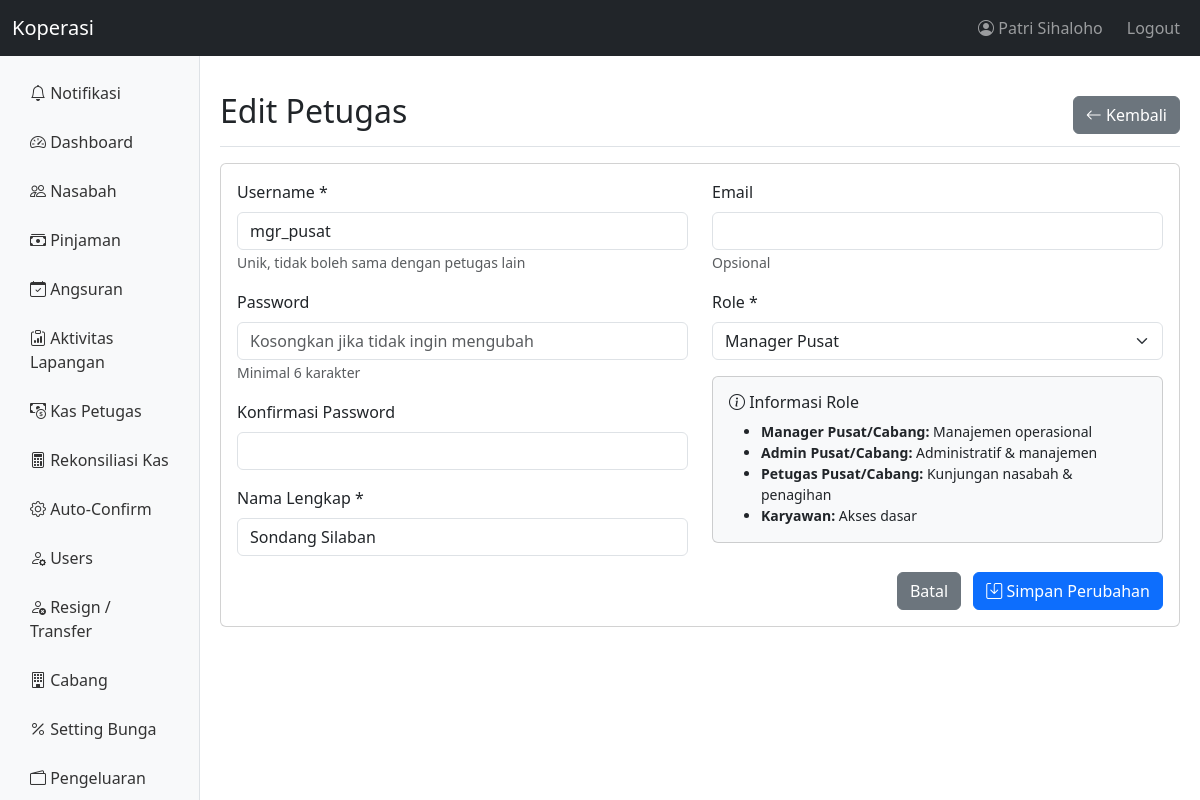
The app's page /pages/petugas/edit.php?id=2 (signed in) with its own data.
### tables this page shows
CREATE TABLE `users` (
  `id` int(11) NOT NULL AUTO_INCREMENT,
  `username` varchar(50) NOT NULL,
  `password` varchar(255) NOT NULL,
  `nama` varchar(100) NOT NULL,
  `ktp` varchar(16) DEFAULT NULL COMMENT 'NIK KTP - identitas global via db_orang',
  `email` varchar(100) DEFAULT NULL,
  `telp` varchar(20) DEFAULT NULL,
  `role` varchar(50) NOT NULL DEFAULT 'teller',
  `owner_bos_id` int(10) unsigned DEFAULT NULL,
  `cabang_id` int(11) DEFAULT NULL,
  `derived_permissions` longtext DEFAULT NULL CHECK (json_valid(`derived_permissions`)),
  `status` enum('aktif','nonaktif') NOT NULL DEFAULT 'aktif',
  `created_at` timestamp NOT NULL DEFAULT current_timestamp(),
  `updated_at` timestamp NOT NULL DEFAULT current_timestamp() ON UPDATE current_timestamp(),
  `limit_kasbon` decimal(12,0) DEFAULT 0,
  `gaji` decimal(12,0) DEFAULT 0,
  `tanggal_lahir` date DEFAULT NULL,
  `tanggal_masuk` date DEFAULT NULL,
  `db_orang_person_id` int(11) DEFAULT NULL,
  `totp_secret` varchar(64) DEFAULT NULL,
  `totp_enabled` tinyint(1) DEFAULT 0,
  `totp_verified_at` timestamp NULL DEFAULT NULL,
  `phone_2fa` varchar(20) DEFAULT NULL,
  PRIMARY KEY (`id`),
  UNIQUE KEY `username` (`username`),
  KEY `idx_owner_bos_id` (`owner_bos_id`),
  KEY `idx_db_orang_person` (`db_orang_person_id`),
  KEY `idx_users_ktp` (`ktp`),
  KEY `idx_users_cabang` (`cabang_id`),
  KEY `idx_users_owner_bos` (`owner_bos_id`),
  KEY `idx_users_role_status` (`role`,`status`),
  KEY `idx_users_id` (`id`),
  CONSTRAINT `fk_users_cabang` FOREIGN KEY (`cabang_id`) REFERENCES `cabang` (`id`) ON DELETE SET NULL ON UPDATE CASCADE,
  CONSTRAINT `fk_users_db_orang_person` FOREIGN KEY (`db_orang_person_id`) REFERENCES `db_orang`.`people` (`id`) ON DELETE SET NULL ON UPDATE CASCADE
);

### config/path.php (called while the page is built, shortened)
<?php
function baseUrl($path = '') {
    return BASE_URL . '/' . ltrim($path, '/');
}

### config/session.php (called while the page is built, shortened)
<?php
require_once __DIR__ . '/path.php';
function isLoggedIn() {
    return isset($_SESSION['user_id']);
}
function getCurrentUser() {
    $user = query("SELECT * FROM users WHERE id = ?", [$_SESSION['user_id']]);
    return $user[0] ?? null;
}

### config/database.php (called while the page is built, shortened)
<?php
require_once __DIR__ . '/path.php';
$mysql_socket = PHP_OS === 'WINNT' ? null : '/opt/lampp/var/mysql/mysql.sock';
$conn = new mysqli(DB_KEWER_HOST, DB_KEWER_USER, DB_KEWER_PASS, DB_KEWER_NAME, 3306, $mysql_socket);
$conn->set_charset("utf8mb4");
function query($sql, $params = []) {
    global $conn;
    $sql_trimmed = strtoupper(ltrim($sql));
    if (empty($params)) {
        $result = mysqli_query($conn, $sql);
        if (strpos($sql_trimmed, 'SELECT') === 0) {
            $data = [];
            while ($row = mysqli_fetch_assoc($result)) {
                $data[] = $row;
            }
            return $data;
        }
        return mysqli_affected_rows($conn);
    }
    $stmt = $conn->prepare($sql);
    $types = str_repeat('s', count($params));
    $stmt->bind_param($types, ...$params);
    $stmt->execute();
    if (strpos($sql_trimmed, 'SELECT') === 0) {
        $result = $stmt->get_result();
        $data = [];
        while ($row = $result->fetch_assoc()) {
            $data[] = $row;
        }
        return $data;
    }
    return $stmt->affected_rows;
}

### includes/functions.php (called while the page is built, shortened)
<?php
require_once __DIR__ . '/../config/database.php';
require_once __DIR__ . '/../config/session.php';
function hasPermission($permission_code) {
    $user = getCurrentUser();
    if ($user['role'] === 'bos') {
        return true;
    }
    return false;
}

### pages/petugas/edit.php (the view, shortened to what this page needs)
<?php
require_once __DIR__ . '/../../config/path.php';
require_once BASE_PATH . '/includes/functions.php';
require_once BASE_PATH . '/config/database.php';
$id = $_GET['id'];
$petugas = query("SELECT * FROM users WHERE id = ?", [$id]);
$petugas = $petugas[0];
?>
<!DOCTYPE html>
<html lang="id">
<head>
    <link href="https://cdn.jsdelivr.net/npm/bootstrap@5.3.0/dist/css/bootstrap.min.css" rel="stylesheet">
    <link href="https://cdn.jsdelivr.net/npm/bootstrap-icons@1.10.0/font/bootstrap-icons.css" rel="stylesheet">
</head>
<body>
    <div class="main-container">
        <?php require_once BASE_PATH . '/includes/sidebar.php'; ?>
        <main class="content-area">
                <div class="d-flex justify-content-between flex-wrap flex-md-nowrap align-items-center pt-3 pb-2 mb-3 border-bottom">
                    <h1 class="h2">Edit Petugas</h1>
                    <a href="index.php" class="btn btn-secondary">
                        <i class="bi bi-arrow-left"></i> Kembali
                    </a>
                </div>
                <div class="card">
                    <div class="card-body">
                        <form method="POST">
                            <div class="row">
                                <div class="col-md-6">
                                    <div class="mb-3">
                                        <label class="form-label">Username *</label>
                                        <input type="text" name="username" class="form-control" value="<?php echo $petugas['username']; ?>" required>
                                        <small class="form-text">Unik, tidak boleh sama dengan petugas lain</small>
                                    </div>
                                    <div class="mb-3">
                                        <label class="form-label">Password</label>
                                        <input type="password" name="password" class="form-control" placeholder="Kosongkan jika tidak ingin mengubah">
                                        <small class="form-text">Minimal 6 karakter</small>
                                    </div>
                                    <div class="mb-3">
                                        <label class="form-label">Konfirmasi Password</label>
                                        <input type="password" name="confirm_password" class="form-control">
                                    </div>
                                    <div class="mb-3">
                                        <label class="form-label">Nama Lengkap *</label>
                                        <input type="text" name="nama" class="form-control" value="<?php echo $petugas['nama']; ?>" required>
                                    </div>
                                </div>
                                <div class="col-md-6">
                                    <div class="mb-3">
                                        <label class="form-label">Email</label>
                                        <input type="email" name="email" class="form-control" value="<?php echo $petugas['email']; ?>">
                                        <small class="form-text">Opsional</small>
                                    </div>
                                    <div class="mb-3">
                                        <label class="form-label">Role *</label>
                                        <select name="role" class="form-select" id="roleSelect" required>
                                            <option value="manager_pusat" <?php echo $petugas['role'] === 'manager_pusat' ? 'selected' : ''; ?>>Manager Pusat</option>
                                        </select>
                                    </div>
                                    <div class="card bg-light">
                                        <div class="card-body">
                                            <h6><i class="bi bi-info-circle"></i> Informasi Role</h6>
                                            <ul class="mb-0 small">
                                                <li><strong>Manager Pusat/Cabang:</strong> Manajemen operasional</li>
                                                <li><strong>Admin Pusat/Cabang:</strong> Administratif & manajemen</li>
                                                <li><strong>Petugas Pusat/Cabang:</strong> Kunjungan nasabah & penagihan</li>
                                                <li><strong>Karyawan:</strong> Akses dasar</li>
                                            </ul>
                                        </div>
                                    </div>
                                </div>
                            </div>
                            <div class="text-end">
                                <a href="index.php" class="btn btn-secondary me-2">Batal</a>
                                <button type="submit" class="btn btn-primary">
                                    <i class="bi bi-save"></i> Simpan Perubahan
                                </button>
                            </div>
                        </form>
                    </div>
                </div>
            </main>
        </div>
</body>
</html>

### includes/sidebar.php (shortened to what this page needs)
<?php
$user = getCurrentUser();
$role = $user['role'] ?? '';
$current_page = $_SERVER['PHP_SELF'];
function isCurrentPage($current, $path) {
    $current = str_replace('\\', '/', $current);
    $path = str_replace('\\', '/', $path);
    return strpos($current, $path) !== false;
}
function safeHasPermission($permission_code) {
    try {
        return hasPermission($permission_code);
    } catch (Exception $e) {
        return false;
    }
}
?>
<nav class="navbar navbar-expand-lg navbar-dark bg-dark">
    <div class="container-fluid">
        <a class="navbar-brand" href="<?php echo baseUrl('dashboard.php'); ?>"><?php echo defined('APP_NAME') ? APP_NAME : 'Kewer'; ?></a>
        <div class="navbar-nav ms-auto">
            <span class="navbar-text me-3">
                <i class="bi bi-person-circle"></i> <?php echo htmlspecialchars($user['nama']); ?>
            </span>
            <a class="nav-link" href="<?php echo baseUrl('logout.php'); ?>">Logout</a>
        </div>
    </div>
</nav>
<nav class="sidebar">
    <ul class="nav flex-column">
            <?php if ($role !== 'appOwner'): ?>
            <li class="nav-item">
                <a class="nav-link position-relative <?php echo isCurrentPage($current_page, '/pages/notifikasi/index.php') ? 'active' : ''; ?>" href="<?php echo baseUrl('pages/notifikasi/index.php'); ?>">
                    <i class="bi bi-bell"></i> Notifikasi
                </a>
            </li>
            <?php endif; ?>
            <li class="nav-item">
                <a class="nav-link <?php echo strpos($current_page, 'dashboard.php') !== false ? 'active' : ''; ?>" href="<?php echo baseUrl('dashboard.php'); ?>">
                    <i class="bi bi-speedometer2"></i> Dashboard
                </a>
            </li>
            <?php if (safeHasPermission('nasabah.read')): ?>
            <li class="nav-item">
                <a class="nav-link <?php echo isCurrentPage($current_page, '/pages/nasabah/index.php') ? 'active' : ''; ?>" href="<?php echo baseUrl('pages/nasabah/index.php'); ?>">
                    <i class="bi bi-people"></i> Nasabah
                </a>
            </li>
            <?php endif; ?>
            <?php if (safeHasPermission('pinjaman.read')): ?>
            <li class="nav-item">
                <a class="nav-link <?php echo isCurrentPage($current_page, '/pages/pinjaman/index.php') ? 'active' : ''; ?>" href="<?php echo baseUrl('pages/pinjaman/index.php'); ?>">
                    <i class="bi bi-cash-stack"></i> Pinjaman
                </a>
            </li>
            <?php endif; ?>
            <?php if (safeHasPermission('angsuran.read')): ?>
            <li class="nav-item">
                <a class="nav-link <?php echo isCurrentPage($current_page, '/pages/angsuran/index.php') ? 'active' : ''; ?>" href="<?php echo baseUrl('pages/angsuran/index.php'); ?>">
                    <i class="bi bi-calendar-check"></i> Angsuran
                </a>
            </li>
            <?php endif; ?>
            <?php if (safeHasPermission('angsuran.read')): ?>
            <li class="nav-item">
                <a class="nav-link <?php echo isCurrentPage($current_page, '/pages/field_activities/index.php') ? 'active' : ''; ?>" href="<?php echo baseUrl('pages/field_activities/index.php'); ?>">
                    <i class="bi bi-clipboard-data"></i> Aktivitas Lapangan
                </a>
            </li>
            <?php endif; ?>
            <?php if (safeHasPermission('kas_petugas.read')): ?>
            <li class="nav-item">
                <a class="nav-link <?php echo isCurrentPage($current_page, '/pages/kas_petugas/index.php') ? 'active' : ''; ?>" href="<?php echo baseUrl('pages/kas_petugas/index.php'); ?>">
                    <i class="bi bi-cash-coin"></i> Kas Petugas
                </a>
            </li>
            <?php endif; ?>
            <?php if (safeHasPermission('kas.read')): ?>
            <li class="nav-item">
                <a class="nav-link <?php echo isCurrentPage($current_page, '/pages/cash_reconciliation/index.php') ? 'active' : ''; ?>" href="<?php echo baseUrl('pages/cash_reconciliation/index.php'); ?>">
                    <i class="bi bi-calculator"></i> Rekonsiliasi Kas
                </a>
            </li>
            <?php endif; ?>
            <?php if (safeHasPermission('pinjaman.auto_confirm')): ?>
            <li class="nav-item">
                <a class="nav-link <?php echo isCurrentPage($current_page, '/pages/auto_confirm/index.php') ? 'active' : ''; ?>" href="<?php echo baseUrl('pages/auto_confirm/index.php'); ?>">
                    <i class="bi bi-gear"></i> Auto-Confirm
                </a>
            </li>
            <?php endif; ?>
            <?php if (safeHasPermission('users.create') || safeHasPermission('users.read')): ?>
            <li class="nav-item">
                <a class="nav-link <?php echo isCurrentPage($current_page, '/pages/users/index.php') ? 'active' : ''; ?>" href="<?php echo baseUrl('pages/users/index.php'); ?>">
                    <i class="bi bi-person-gear"></i> Users
                </a>
            </li>
            <?php endif; ?>
            <?php if (safeHasPermission('manage_users')): ?>
            <li class="nav-item">
                <a class="nav-link <?php echo isCurrentPage($current_page, '/pages/users/transfer.php') ? 'active' : ''; ?>" href="<?php echo baseUrl('pages/users/transfer.php'); ?>">
                    <i class="bi bi-person-x"></i> Resign / Transfer
                </a>
            </li>
            <?php endif; ?>
            <?php if (safeHasPermission('cabang.read')): ?>
            <li class="nav-item">
                <a class="nav-link <?php echo isCurrentPage($current_page, '/pages/cabang/index.php') ? 'active' : ''; ?>" href="<?php echo baseUrl('pages/cabang/index.php'); ?>">
                    <i class="bi bi-building"></i> Cabang
                </a>
            </li>
            <?php endif; ?>
            <?php if (safeHasPermission('manage_bunga') || safeHasPermission('view_settings')): ?>
            <li class="nav-item">
                <a class="nav-link <?php echo isCurrentPage($current_page, '/pages/setting_bunga/index.php') ? 'active' : ''; ?>" href="<?php echo baseUrl('pages/setting_bunga/index.php'); ?>">
                    <i class="bi bi-percent"></i> Setting Bunga
                </a>
            </li>
            <?php endif; ?>
            <?php if (safeHasPermission('manage_pengeluaran') || safeHasPermission('view_pengeluaran')): ?>
            <li class="nav-item">
                <a class="nav-link <?php echo isCurrentPage($current_page, '/pages/pengeluaran/index.php') ? 'active' : ''; ?>" href="<?php echo baseUrl('pages/pengeluaran/index.php'); ?>">
                    <i class="bi bi-wallet2"></i> Pengeluaran
                </a>
            </li>
            <?php endif; ?>
        </ul>
</nav>

### includes/sidebar.php (style rules this page uses)
html, body { height: 100%; margin: 0; padding: 0; overflow: hidden; }
.navbar { position: fixed; top: 0; left: 0; right: 0; z-index: 1030; height: 56px; }
.main-container { margin-top: 56px; height: calc(100vh - 56px); overflow: hidden; }
.sidebar { position: fixed; top: 56px; left: 0; height: calc(100vh - 56px); width: 16.666667%; overflow-y: auto; overflow-x: hidden; background-color: #f8f9fa; border-right: 1px solid #dee2e6; padding: 15px; scroll-behavior: smooth; z-index: 1020; }
.sidebar .nav-link { color: #333; padding: 10px 15px; border-radius: 5px; margin-bottom: 5px; transition: all 0.3s ease; }
.content-area { margin-left: 16.666667%; height: calc(100vh - 56px); overflow-y: auto; overflow-x: hidden; padding: 20px; box-sizing: border-box; }

### records on screen
users: nama "Patri Sihaloho"
users: username "mgr_pusat", nama "Sondang Silaban", role "Manager Pusat"

### other values on screen
APP_NAME "Koperasi"
